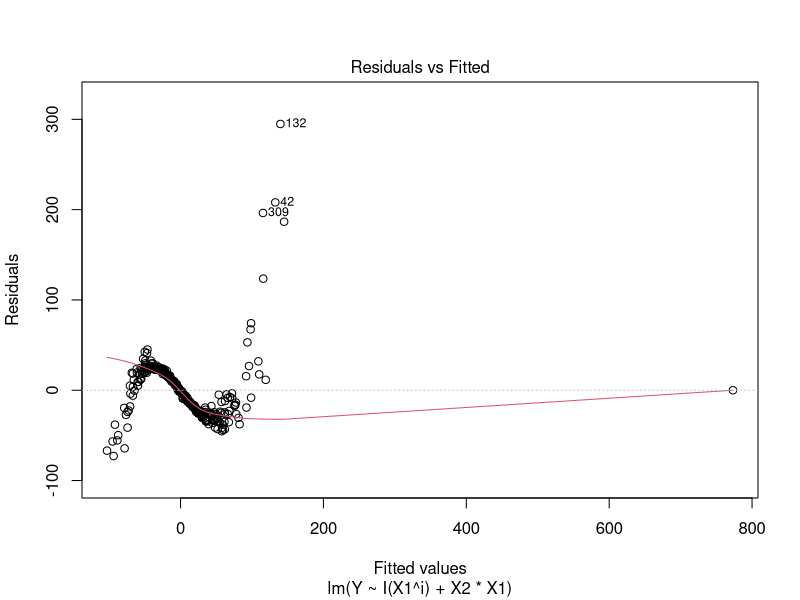
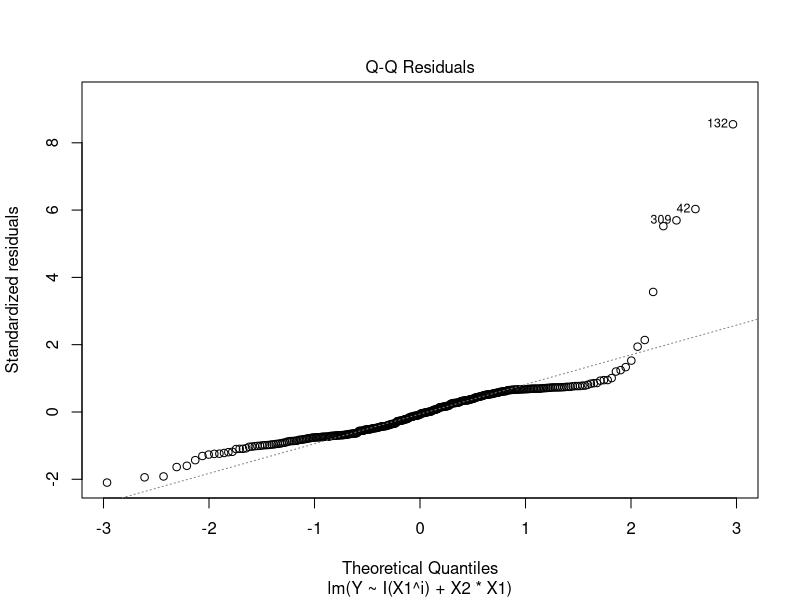
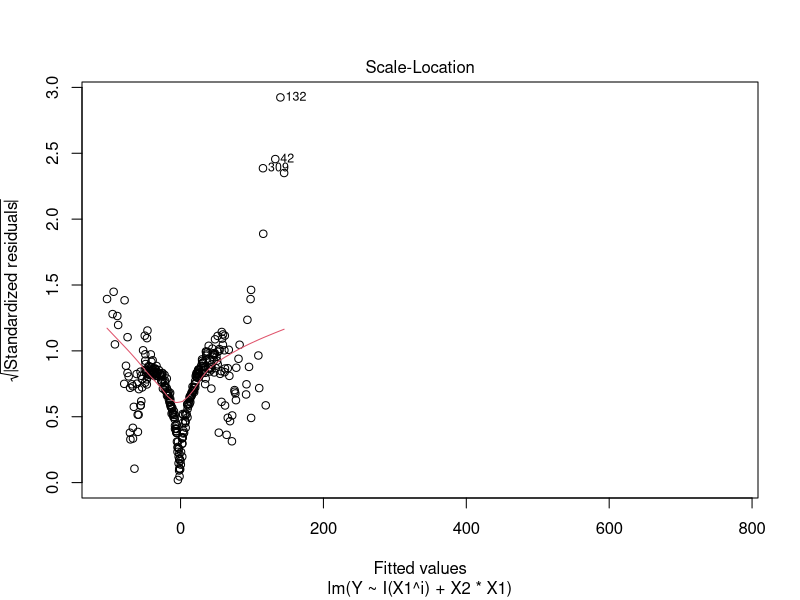
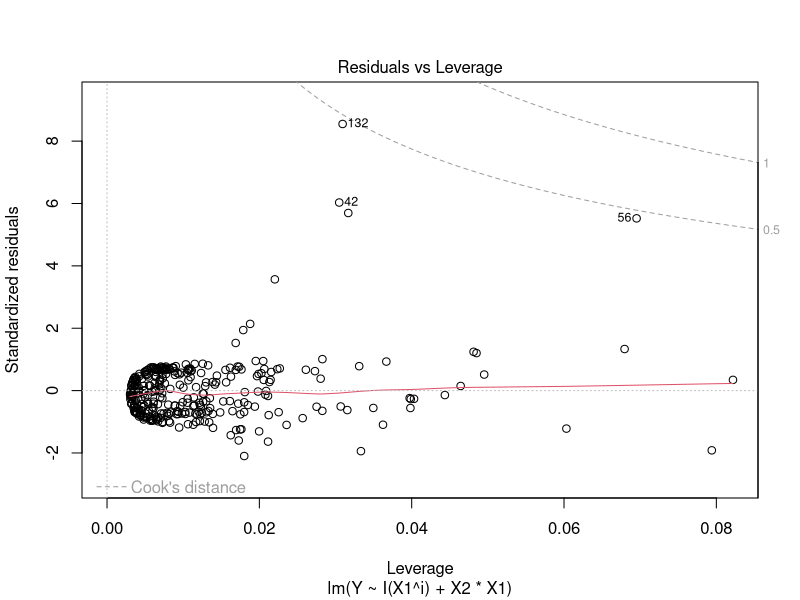
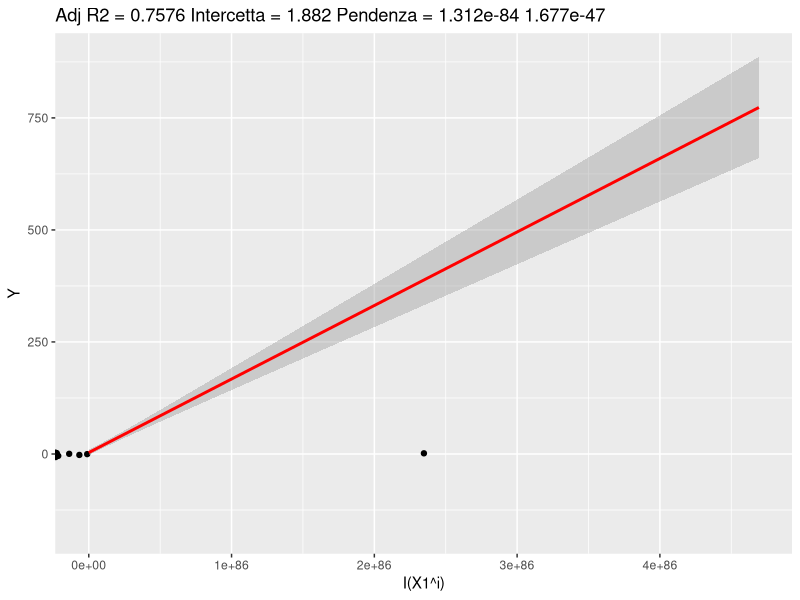

Reproduce these figures in R, in order.
#esercizio slide: Introduction to MASL

myPlot <- function(myModel, column) {
  require(ggplot2)
  #recupero le informazioni del modello
  info_reg = paste("Adj R2 =",signif(summary(myModel)$adj.r.squared, 4),
                   "Intercetta =",signif(myModel$coef[[1]],4 ),
                   "Pendenza =",signif(myModel$coef[[2]], 4),
                   "P-value"= signif(summary(myModel)$coef[2,4], 4))
  #costruisco il grafico
  plot = ggplot(myModel$model, aes_string(x = names(myModel$model)[column], y =names(myModel$model)[1]))
  plot = plot + geom_point()+ stat_smooth(method = "lm", col = "red")
  plot = plot + labs(title = info_reg)
  return (plot)
}

#impostatione dei parametri del modello e della simulazione MC
n = 1000
nsim = 100
sigma = 2
b0 = -1 # intercetta del modello
b1 = 2 # coefficiente di reg per X1
b2 = 1 # coefficiente di reg l'interazzione tra X1 e X2
#fine impostazione dei parametri
for (i in 1:nsim) {
  # generazione dei dati e del modello
  set.seed(42+i)
  X1 = rnorm(n, sd = 2)
  X2 = rnorm(n, sd = 2)
  eps = rnorm(n)
  Y = -1+2*X1^3+(X1)^2*X2+eps
  X = data.frame("Y"= Y, "X1" = X1, "X2" = X2 )
  # fine generazione
  #split dei dati
  split = sample(1:length(X1),1)
  training = data.frame("Y"=Y[seq(from = 1, to = split)], "X1"=X1[seq(from = 1, to = split)]
                        ,"X2"=X2[seq(from = 1, to = split)])
  test = data.frame("Y"=Y[seq(from = split+1, to = length(X1))], "X1"= X1[seq(from = split+1, to = length(X1))]
                    ,"X2"=X2[seq(from = split+1, to = length(X1))])
  #fine split data
  #stima del modello con i dati di training
  mod0 = lm(Y~I(X1^i)+X2*X1, data = training)
}

#summary&plotting 
summary(mod0)
plot(mod0)
plot = myPlot(mod0,2)
plot


